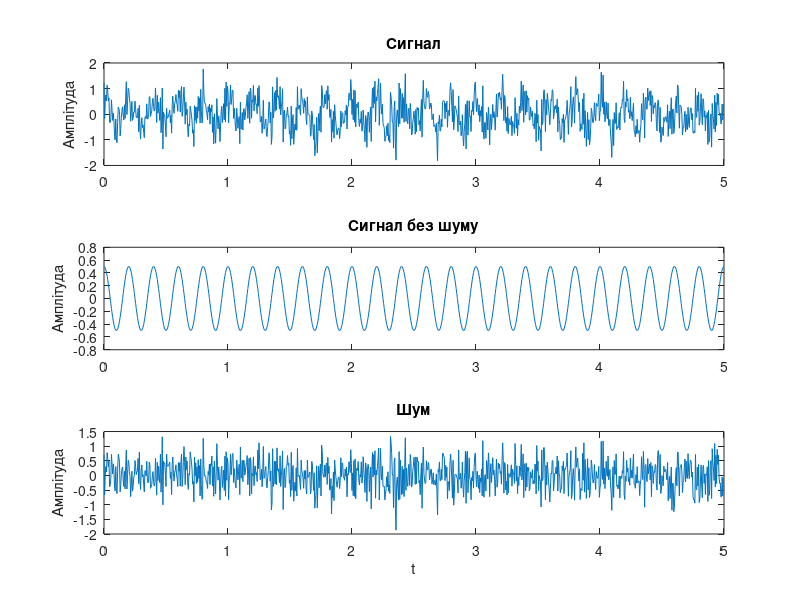

Write the MATLAB code that produced this figure.
function lab05_main
%=== Дисципліна: Основи обробки біомедичної інформації ===
%--- Лабораторна робота #5 КОРЕЛЯЦІЙНИЙ АНАЛІЗ БІОСИГНАЛІВ
%
% Використовуйте файли даних: 
%   eeg1-c3.dat - сигнал ЕЕГ, fs = 100 Гц
%   eeg1-f3.dat - сигнал ЕЕГ, fs = 100 Гц
%   eeg1-f4.dat - сигнал ЕЕГ, fs = 100 Гц
%   eeg1-p3.dat - сигнал ЕЕГ, fs = 100 Гц
%   eeg1-p4.dat - сигнал ЕЕГ, fs = 100 Гц
%   eeg1-o2.dat - сигнал ЕЕГ, fs = 100 Гц
%----------------------------------------------------------

clear, clc, close all
disp('Лабораторна робота #5')
disp('КОРЕЛЯЦІЙНИЙ АНАЛІЗ БІОСИГНАЛІВ')
disp('Виконав:  , група ... ННІІДС')

%=== Завдання #1.1 ===
% Моделювання стаціонарного випадкового процесу
fs = 200;
f0 = 5;
A = 0.5;
D = 0.25;
n = 1000;
t = (0:(n-1))/fs; % вектор часу
s = A*cos(2*pi*f0*t);
v = randn(size(t))*sqrt(D);
x = s + v;

% Графіки отриманих сигналів
figure(1)
y = filter(v, s, x);
subplot(3, 1, 1), plot(t, x);
title('Сигнал'); 
ylim([-2 2]); 
ylabel('Амплітуда');
subplot(3, 1, 2), plot(t, s);
title('Сигнал без шуму'); ylabel('Амплітуда')
subplot(3, 1, 3), plot(t, v);
title('Шум'); xlabel('t'); ylabel('Амплітуда');
